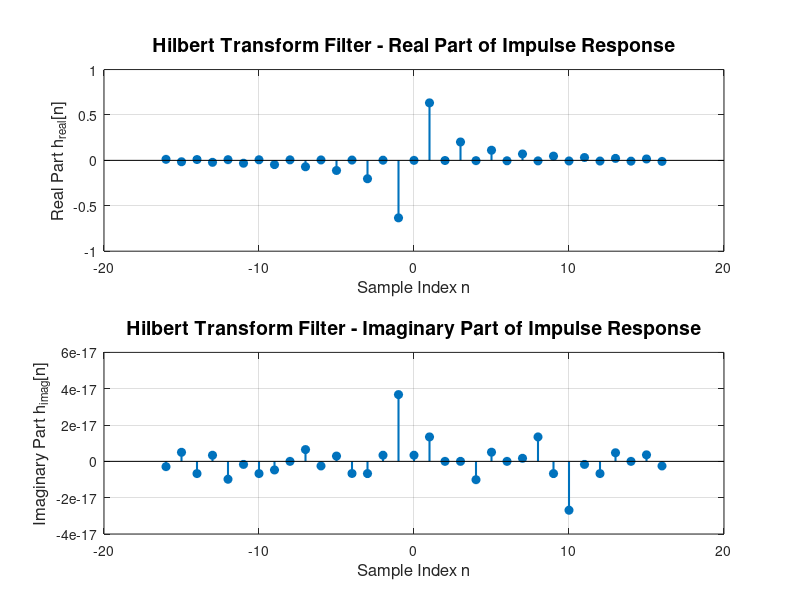
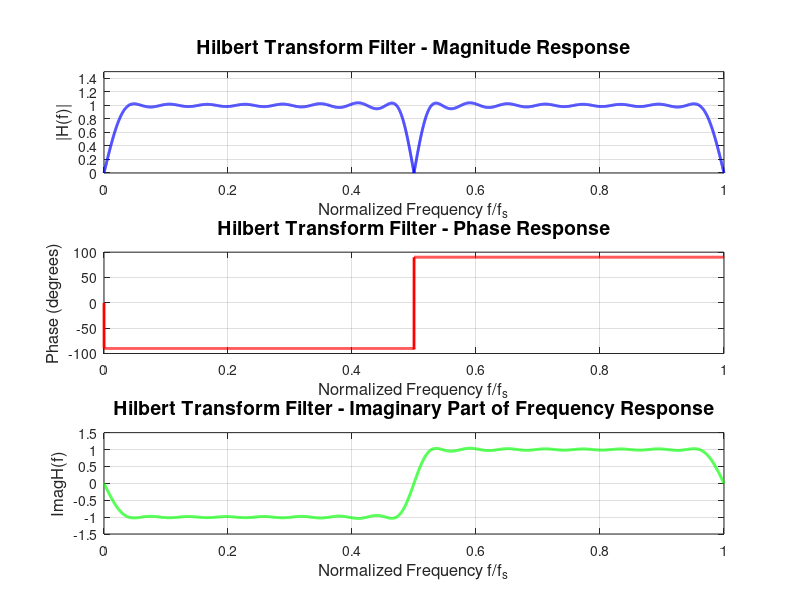

The MATLAB source for these figures, in order:
%% Discrete Hilbert Transform Filter Design using Frequency Sampling Method
% - Filter length: N = 2k+1 = 33 points (k = 16)

clc
clear all

k = 16;                    % Half filter order
N = 2*k + 1;              % Total filter length (33 points)

%% Step 1: Frequency Domain Sampling

frequency_response = zeros(1, N);

frequency_response(1, 2) = -0.9*1j;           % H[1] = -0.9j 
frequency_response(1, N) = 0.9*1j;            % H[N-1] = +0.9j 

frequency_response(1, k+1) = -0.7*1j;         % H[k] = -0.7j 
frequency_response(1, k+2) = 0.7*1j;          % H[k+1] = +0.7j 

frequency_response(1, 3:k) = -1j;             % H[2:k-1] = -j (positive frequencies)
frequency_response(1, k+3:N-1) = 1j;         % H[k+2:N-2] = +j (negative frequencies)

%% Step 2: Inverse FFT to get Time Domain Response
time_response_raw = ifft(frequency_response);

%% Step 3: Circular Shift for Causal Filter

impulse_response = zeros(1, N);

% Move the last k samples to the beginning
impulse_response(1, 1:k) = time_response_raw(1, N-k+1:N);

% Move the first N-k samples to the end
impulse_response(1, k+1:N) = time_response_raw(1, 1:N-k);

%% Step 4: Plot Impulse Response
figure('Position', [100, 100, 1000, 600]);

subplot(2, 1, 1);
stem(-k:k, real(impulse_response), 'filled', 'LineWidth', 1.5);
grid on;
title('Hilbert Transform Filter - Real Part of Impulse Response', 'FontSize', 14);
xlabel('Sample Index n', 'FontSize', 12);
ylabel('Real Part h_{real}[n]', 'FontSize', 12);

subplot(2, 1, 2);
stem(-k:k, imag(impulse_response), 'filled', 'LineWidth', 1.5);
grid on;
title('Hilbert Transform Filter - Imaginary Part of Impulse Response', 'FontSize', 14);
xlabel('Sample Index n', 'FontSize', 12);
ylabel('Imaginary Part h_{imag}[n]', 'FontSize', 12);

%% Step 5: Calculate and Plot Frequency Response

normalized_frequencies = 0:0.0001:1;          % Normalized frequency range [0, 1]
num_freq_points = length(normalized_frequencies);
frequency_magnitude = zeros(1, num_freq_points);
frequency_phase = zeros(1, num_freq_points);

for freq_idx = 1:num_freq_points
    current_freq = normalized_frequencies(freq_idx);
    complex_response = 0;
    
    % Sum over all filter coefficients
    for sample_idx = 1:N
        n = sample_idx - k - 1;  % Convert to centered index: n ∈ [-k, k]
        complex_response = complex_response + impulse_response(sample_idx) * ...
                          exp(-2*pi*1j * n * current_freq);
    end
    
    frequency_magnitude(freq_idx) = abs(complex_response);
    frequency_phase(freq_idx) = angle(complex_response);
end


%% Plot Frequency Response
figure('Position', [200, 200, 1200, 800]);

% Plot magnitude response
subplot(3, 1, 1);
plot(normalized_frequencies, frequency_magnitude, 'b-', 'LineWidth', 2);
grid on;
title('Hilbert Transform Filter - Magnitude Response', 'FontSize', 14);
xlabel('Normalized Frequency f/f_s', 'FontSize', 12);
ylabel('|H(f)|', 'FontSize', 12);
ylim([0, 1.5]);

% Plot phase response
subplot(3, 1, 2);
plot(normalized_frequencies, frequency_phase*180/pi, 'r-', 'LineWidth', 2);
grid on;
title('Hilbert Transform Filter - Phase Response', 'FontSize', 14);
xlabel('Normalized Frequency f/f_s', 'FontSize', 12);
ylabel('Phase (degrees)', 'FontSize', 12);

% Plot imaginary part of frequency response (main characteristic)
subplot(3, 1, 3);
imaginary_response = zeros(1, num_freq_points);
for freq_idx = 1:num_freq_points
    current_freq = normalized_frequencies(freq_idx);
    complex_response = 0;
    
    for sample_idx = 1:N
        n = sample_idx - k - 1;
        complex_response = complex_response + impulse_response(sample_idx) * ...
                          exp(-2*pi*1j * n * current_freq);
    end
    
    imaginary_response(freq_idx) = imag(complex_response);
end

plot(normalized_frequencies, imaginary_response, 'g-', 'LineWidth', 2);
grid on;
title('Hilbert Transform Filter - Imaginary Part of Frequency Response', 'FontSize', 14);
xlabel('Normalized Frequency f/f_s', 'FontSize', 12);
ylabel('Imag{H(f)}', 'FontSize', 12);
